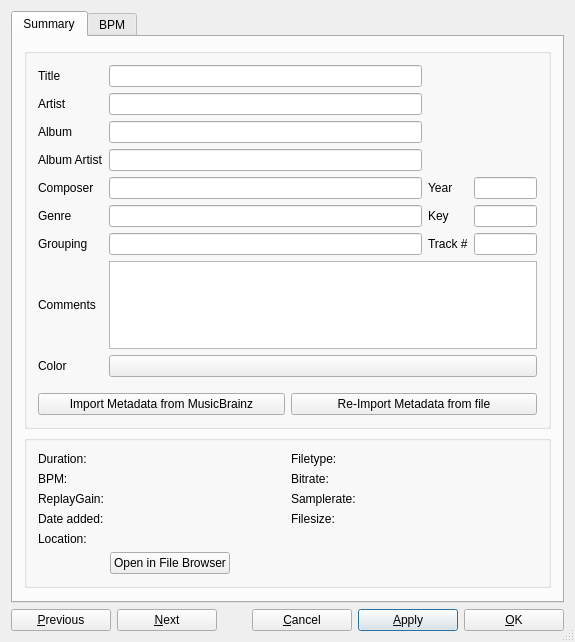
<?xml version="1.0" encoding="UTF-8"?>
<ui version="4.0">
 <class>DlgTrackInfo</class>
 <widget class="QDialog" name="DlgTrackInfo">
  <property name="geometry">
   <rect>
    <x>0</x>
    <y>0</y>
    <width>575</width>
    <height>642</height>
   </rect>
  </property>
  <property name="sizePolicy">
   <sizepolicy hsizetype="Preferred" vsizetype="Preferred">
    <horstretch>0</horstretch>
    <verstretch>0</verstretch>
   </sizepolicy>
  </property>
  <property name="windowTitle">
   <string>Track Editor</string>
  </property>
  <property name="toolTip">
   <string/>
  </property>
  <property name="sizeGripEnabled">
   <bool>true</bool>
  </property>
  <layout class="QVBoxLayout" name="verticalLayout_2">
   <item>
    <widget class="QTabWidget" name="tabWidget">
     <property name="sizePolicy">
      <sizepolicy hsizetype="Preferred" vsizetype="Preferred">
       <horstretch>0</horstretch>
       <verstretch>0</verstretch>
      </sizepolicy>
     </property>
     <property name="minimumSize">
      <size>
       <width>0</width>
       <height>0</height>
      </size>
     </property>
     <property name="currentIndex">
      <number>0</number>
     </property>
     <widget class="QWidget" name="tabSummary">
      <attribute name="title">
       <string>Summary</string>
      </attribute>
      <layout class="QVBoxLayout" name="summary_layout">
       <item>
        <widget class="QGroupBox" name="groupBox">
         <layout class="QGridLayout" name="tags_layout" columnstretch="0,10,0,2">

          <item row="0" column="0">
           <widget class="QLabel" name="lblTitle">
            <property name="sizePolicy">
             <sizepolicy hsizetype="Preferred" vsizetype="Preferred">
              <horstretch>0</horstretch>
              <verstretch>0</verstretch>
             </sizepolicy>
            </property>
            <property name="font">
             <font>
              <italic>false</italic>
             </font>
            </property>
            <property name="text">
             <string>Title</string>
            </property>
            <property name="alignment">
             <set>Qt::AlignLeading|Qt::AlignLeft|Qt::AlignVCenter</set>
            </property>
           </widget>
          </item>
          <item row="0" column="1">
           <widget class="QLineEdit" name="txtTitle">
            <property name="sizePolicy">
             <sizepolicy hsizetype="Expanding" vsizetype="Fixed">
              <horstretch>0</horstretch>
              <verstretch>0</verstretch>
             </sizepolicy>
            </property>
            <property name="minimumSize">
             <size>
              <width>0</width>
              <height>0</height>
             </size>
            </property>
           </widget>
          </item>

          <item row="0" column="2" rowspan="3" colspan="2">
           <widget class="QWidget" name="coverWidget" native="true">
            <property name="sizePolicy">
             <sizepolicy hsizetype="Preferred" vsizetype="Preferred">
              <horstretch>0</horstretch>
              <verstretch>0</verstretch>
             </sizepolicy>
            </property>
            <layout class="QHBoxLayout" name="coverLayout">
             <property name="spacing">
              <number>0</number>
             </property>
             <property name="sizeConstraint">
              <enum>QLayout::SetDefaultConstraint</enum>
             </property>
            </layout>
           </widget>
          </item>

          <item row="1" column="0">
           <widget class="QLabel" name="lblArtist">
            <property name="sizePolicy">
             <sizepolicy hsizetype="Preferred" vsizetype="Preferred">
              <horstretch>0</horstretch>
              <verstretch>0</verstretch>
             </sizepolicy>
            </property>
            <property name="text">
             <string>Artist</string>
            </property>
            <property name="alignment">
             <set>Qt::AlignLeading|Qt::AlignLeft|Qt::AlignVCenter</set>
            </property>
           </widget>
          </item>
          <item row="1" column="1">
           <widget class="QLineEdit" name="txtArtist">
            <property name="sizePolicy">
             <sizepolicy hsizetype="Expanding" vsizetype="Fixed">
              <horstretch>0</horstretch>
              <verstretch>0</verstretch>
             </sizepolicy>
            </property>
            <property name="minimumSize">
             <size>
              <width>0</width>
              <height>0</height>
             </size>
            </property>
           </widget>
          </item>

          <item row="2" column="0">
           <widget class="QLabel" name="lblAlbum">
            <property name="sizePolicy">
             <sizepolicy hsizetype="Preferred" vsizetype="Preferred">
              <horstretch>0</horstretch>
              <verstretch>0</verstretch>
             </sizepolicy>
            </property>
            <property name="text">
             <string>Album</string>
            </property>
            <property name="alignment">
             <set>Qt::AlignLeading|Qt::AlignLeft|Qt::AlignVCenter</set>
            </property>
           </widget>
          </item>
          <item row="2" column="1">
           <widget class="QLineEdit" name="txtAlbum">
            <property name="sizePolicy">
             <sizepolicy hsizetype="Expanding" vsizetype="Fixed">
              <horstretch>0</horstretch>
              <verstretch>0</verstretch>
             </sizepolicy>
            </property>
            <property name="minimumSize">
             <size>
              <width>0</width>
              <height>0</height>
             </size>
            </property>
           </widget>
          </item>

          <item row="3" column="0">
           <widget class="QLabel" name="lblAlbumArtist">
            <property name="sizePolicy">
             <sizepolicy hsizetype="Preferred" vsizetype="Preferred">
              <horstretch>0</horstretch>
              <verstretch>0</verstretch>
             </sizepolicy>
            </property>
            <property name="text">
             <string>Album Artist</string>
            </property>
            <property name="alignment">
             <set>Qt::AlignLeading|Qt::AlignLeft|Qt::AlignVCenter</set>
            </property>
           </widget>
          </item>
          <item row="3" column="1">
           <widget class="QLineEdit" name="txtAlbumArtist">
            <property name="sizePolicy">
             <sizepolicy hsizetype="Expanding" vsizetype="Fixed">
              <horstretch>0</horstretch>
              <verstretch>0</verstretch>
             </sizepolicy>
            </property>
            <property name="minimumSize">
             <size>
              <width>0</width>
              <height>0</height>
             </size>
            </property>
           </widget>
          </item>

          <item row="3" column="2" colspan="2">
           <widget class="QWidget" name="verticalWidgetStars" native="true">
            <property name="sizePolicy">
             <sizepolicy hsizetype="Preferred" vsizetype="Preferred">
              <horstretch>0</horstretch>
              <verstretch>0</verstretch>
             </sizepolicy>
            </property>
            <layout class="QHBoxLayout" name="starsLayout">
             <property name="spacing">
              <number>0</number>
             </property>
             <property name="sizeConstraint">
              <enum>QLayout::SetDefaultConstraint</enum>
             </property>
            </layout>
           </widget>
          </item>

          <item row="4" column="0">
           <widget class="QLabel" name="lblComposer">
            <property name="text">
             <string>Composer</string>
            </property>
            <property name="alignment">
             <set>Qt::AlignLeading|Qt::AlignLeft|Qt::AlignVCenter</set>
            </property>
           </widget>
          </item>
          <item row="4" column="1">
           <widget class="QLineEdit" name="txtComposer">
            <property name="sizePolicy">
             <sizepolicy hsizetype="Expanding" vsizetype="Fixed">
              <horstretch>0</horstretch>
              <verstretch>0</verstretch>
             </sizepolicy>
            </property>
            <property name="minimumSize">
             <size>
              <width>0</width>
              <height>0</height>
             </size>
            </property>
           </widget>
          </item>

          <item row="4" column="2">
           <widget class="QLabel" name="lblYear">
            <property name="text">
             <string>Year</string>
            </property>
            <property name="alignment">
             <set>Qt::AlignLeading|Qt::AlignLeft|Qt::AlignVCenter</set>
            </property>
           </widget>
          </item>
          <item row="4" column="3">
           <widget class="QLineEdit" name="txtYear">
            <property name="sizePolicy">
             <sizepolicy hsizetype="Expanding" vsizetype="Fixed">
              <horstretch>0</horstretch>
              <verstretch>0</verstretch>
             </sizepolicy>
            </property>
           </widget>
          </item>

          <item row="5" column="0">
           <widget class="QLabel" name="lblGenre">
            <property name="text">
             <string>Genre</string>
            </property>
            <property name="alignment">
             <set>Qt::AlignLeading|Qt::AlignLeft|Qt::AlignVCenter</set>
            </property>
           </widget>
          </item>
          <item row="5" column="1">
           <widget class="QLineEdit" name="txtGenre">
            <property name="sizePolicy">
             <sizepolicy hsizetype="Expanding" vsizetype="Fixed">
              <horstretch>0</horstretch>
              <verstretch>0</verstretch>
             </sizepolicy>
            </property>
            <property name="minimumSize">
             <size>
              <width>0</width>
              <height>0</height>
             </size>
            </property>
           </widget>
          </item>

          <item row="5" column="2">
           <widget class="QLabel" name="lblKey">
            <property name="text">
             <string>Key</string>
            </property>
            <property name="alignment">
             <set>Qt::AlignLeading|Qt::AlignLeft|Qt::AlignVCenter</set>
            </property>
           </widget>
          </item>
          <item row="5" column="3">
           <widget class="QLineEdit" name="txtKey">
            <property name="sizePolicy">
             <sizepolicy hsizetype="Expanding" vsizetype="Fixed">
              <horstretch>0</horstretch>
              <verstretch>0</verstretch>
             </sizepolicy>
            </property>
            <property name="minimumSize">
             <size>
              <width>0</width>
              <height>0</height>
             </size>
            </property>
           </widget>
          </item>

          <item row="6" column="0">
           <widget class="QLabel" name="lblGrouping">
            <property name="text">
             <string>Grouping</string>
            </property>
            <property name="alignment">
             <set>Qt::AlignLeading|Qt::AlignLeft|Qt::AlignVCenter</set>
            </property>
           </widget>
          </item>
          <item row="6" column="1">
           <widget class="QLineEdit" name="txtGrouping">
            <property name="sizePolicy">
             <sizepolicy hsizetype="Expanding" vsizetype="Fixed">
              <horstretch>0</horstretch>
              <verstretch>0</verstretch>
             </sizepolicy>
            </property>
            <property name="minimumSize">
             <size>
              <width>0</width>
              <height>0</height>
             </size>
            </property>
           </widget>
          </item>

          <item row="6" column="2">
           <widget class="QLabel" name="lblTrackNumber">
            <property name="text">
             <string>Track #</string>
            </property>
            <property name="alignment">
             <set>Qt::AlignLeading|Qt::AlignLeft|Qt::AlignVCenter</set>
            </property>
           </widget>
          </item>
          <item row="6" column="3">
           <widget class="QLineEdit" name="txtTrackNumber">
            <property name="sizePolicy">
             <sizepolicy hsizetype="Expanding" vsizetype="Fixed">
              <horstretch>0</horstretch>
              <verstretch>0</verstretch>
             </sizepolicy>
            </property>
            <property name="minimumSize">
             <size>
              <width>0</width>
              <height>0</height>
             </size>
            </property>
           </widget>
          </item>

          <item row="7" column="0">
           <widget class="QLabel" name="lblTrackComment">
            <property name="text">
             <string>Comments</string>
            </property>
            <property name="alignment">
             <set>Qt::AlignLeading|Qt::AlignLeft|Qt::AlignVCenter</set>
            </property>
           </widget>
          </item>
          <item row="7" column="1" colspan="3">
           <widget class="QPlainTextEdit" name="txtComment">
            <property name="tabChangesFocus">
             <bool>true</bool>
            </property>
           </widget>
          </item>

          <item row="8" column="0">
           <widget class="QLabel" name="lblTrackColor">
            <property name="text">
             <string>Color</string>
            </property>
            <property name="alignment">
             <set>Qt::AlignLeading|Qt::AlignLeft|Qt::AlignVCenter</set>
            </property>
           </widget>
          </item>
          <item row="8" column="1" colspan="3">
           <widget class="QPushButton" name="btnColorPicker">
            <property name="sizePolicy">
             <sizepolicy hsizetype="MinimumExpanding" vsizetype="MinimumExpanding">
              <horstretch>0</horstretch>
              <verstretch>0</verstretch>
             </sizepolicy>
            </property>
           </widget>
          </item>
          <item row="9" column="0">
           <spacer name="horizontalSpacer_5">
            <property name="orientation">
             <enum>Qt::Horizontal</enum>
            </property>
            <property name="sizeHint" stdset="0">
             <size>
              <width>40</width>
              <height>10</height>
             </size>
            </property>
           </spacer>
          </item>
          <item row="10" column="0" colspan="4">
           <layout class="QHBoxLayout" name="meatdata_buttons_layout">
            <item>
             <widget class="QPushButton" name="btnImportMetadataFromMusicBrainz">
              <property name="text">
               <string>Import Metadata from MusicBrainz</string>
              </property>
             </widget>
            </item>
            <item>
             <widget class="QPushButton" name="btnImportMetadataFromFile">
              <property name="text">
               <string>Re-Import Metadata from file</string>
              </property>
             </widget>
            </item>
           </layout>
          </item>

         </layout>
        </widget>
       </item>

       <item>
        <widget class="QGroupBox" name="properties_groupBox">
         <property name="sizePolicy">
          <sizepolicy hsizetype="Preferred" vsizetype="Minimum">
           <horstretch>0</horstretch>
           <verstretch>0</verstretch>
          </sizepolicy>
         </property>
         <layout class="QGridLayout" name="properties_layout" rowstretch="0,0,0,0,0,0" columnstretch="0,1,0,1">

          <item row="0" column="0">
           <widget class="QLabel" name="lblDuration">
            <property name="text">
             <string>Duration:</string>
            </property>
           </widget>
          </item>
          <item row="0" column="1">
           <widget class="QLabel" name="txtDuration">
            <property name="font">
             <font>
              <weight>75</weight>
              <bold>true</bold>
             </font>
            </property>
            <property name="text">
             <string/>
            </property>
            <property name="textInteractionFlags">
             <set>Qt::LinksAccessibleByMouse|Qt::TextSelectableByKeyboard|Qt::TextSelectableByMouse</set>
            </property>
           </widget>
          </item>

          <item row="0" column="2">
           <widget class="QLabel" name="lblType">
            <property name="text">
             <string>Filetype:</string>
            </property>
           </widget>
          </item>
          <item row="0" column="3">
           <widget class="QLabel" name="txtType">
            <property name="font">
             <font>
              <weight>75</weight>
              <bold>true</bold>
             </font>
            </property>
            <property name="text">
             <string/>
            </property>
            <property name="textInteractionFlags">
             <set>Qt::LinksAccessibleByMouse|Qt::TextSelectableByKeyboard|Qt::TextSelectableByMouse</set>
            </property>
           </widget>
          </item>

          <item row="1" column="0">
           <widget class="QLabel" name="lblBpm">
            <property name="text">
             <string>BPM:</string>
            </property>
           </widget>
          </item>
          <item row="1" column="1">
           <widget class="QLabel" name="txtBpm">
            <property name="font">
             <font>
              <weight>75</weight>
              <bold>true</bold>
             </font>
            </property>
            <property name="text">
             <string/>
            </property>
            <property name="textInteractionFlags">
             <set>Qt::LinksAccessibleByMouse|Qt::TextSelectableByKeyboard|Qt::TextSelectableByMouse</set>
            </property>
           </widget>
          </item>

          <item row="1" column="2">
           <widget class="QLabel" name="lblBitrate">
            <property name="text">
             <string>Bitrate:</string>
            </property>
           </widget>
          </item>
          <item row="1" column="3">
           <widget class="QLabel" name="txtBitrate">
            <property name="font">
             <font>
              <weight>75</weight>
              <bold>true</bold>
             </font>
            </property>
            <property name="text">
             <string/>
            </property>
            <property name="textInteractionFlags">
             <set>Qt::LinksAccessibleByMouse|Qt::TextSelectableByKeyboard|Qt::TextSelectableByMouse</set>
            </property>
           </widget>
          </item>

          <item row="2" column="0">
           <widget class="QLabel" name="lblReplayGain">
            <property name="text">
             <string>ReplayGain:</string>
            </property>
           </widget>
          </item>
          <item row="2" column="1">
           <widget class="QLabel" name="txtReplayGain">
            <property name="font">
             <font>
              <weight>75</weight>
              <bold>true</bold>
             </font>
            </property>
            <property name="text">
             <string/>
            </property>
            <property name="textInteractionFlags">
             <set>Qt::LinksAccessibleByMouse|Qt::TextSelectableByKeyboard|Qt::TextSelectableByMouse</set>
            </property>
           </widget>
          </item>

          <item row="2" column="2">
           <widget class="QLabel" name="lblSamplerate">
            <property name="text">
             <string>Samplerate:</string>
            </property>
           </widget>
          </item>
          <item row="2" column="3">
           <widget class="QLabel" name="txtSamplerate">
            <property name="font">
             <font>
              <weight>75</weight>
              <bold>true</bold>
             </font>
            </property>
            <property name="text">
             <string/>
            </property>
           </widget>
          </item>

          <item row="3" column="0">
           <widget class="QLabel" name="lblDateAdded">
            <property name="text">
             <string>Date added:</string>
            </property>
           </widget>
          </item>
          <item row="3" column="1">
           <widget class="QLabel" name="txtDateAdded">
            <property name="font">
             <font>
              <weight>75</weight>
              <bold>true</bold>
             </font>
            </property>
            <property name="text">
             <string/>
            </property>
            <property name="textInteractionFlags">
             <set>Qt::LinksAccessibleByMouse|Qt::TextSelectableByKeyboard|Qt::TextSelectableByMouse</set>
            </property>
           </widget>
          </item>

          <item row="3" column="2">
           <widget class="QLabel" name="lblFileSize">
            <property name="text">
             <string>Filesize:</string>
            </property>
           </widget>
          </item>
          <item row="3" column="3">
           <widget class="QLabel" name="txtFileSize">
            <property name="font">
             <font>
              <weight>75</weight>
              <bold>true</bold>
             </font>
            </property>
            <property name="text">
             <string/>
            </property>
            <property name="textInteractionFlags">
             <set>Qt::LinksAccessibleByMouse|Qt::TextSelectableByKeyboard|Qt::TextSelectableByMouse</set>
            </property>
           </widget>
          </item>

          <item row="4" column="0">
           <widget class="QLabel" name="lblLocation">
            <property name="text">
             <string>Location:</string>
            </property>
            <property name="alignment">
             <set>Qt::AlignLeading|Qt::AlignLeft|Qt::AlignTop</set>
            </property>
           </widget>
          </item>
          <item row="4" column="1" colspan="3">
           <widget class="QLabel" name="txtLocation">
            <property name="text">
             <string/>
            </property>
            <property name="wordWrap">
             <bool>true</bool>
            </property>
            <property name="textInteractionFlags">
             <set>Qt::LinksAccessibleByMouse|Qt::TextSelectableByKeyboard|Qt::TextSelectableByMouse</set>
            </property>
           </widget>
          </item>

          <item row="5" column="1" colspan="3">
           <layout class="QHBoxLayout" name="openFileBrowser_layout">
            <item>
             <widget class="QPushButton" name="btnOpenFileBrowser">
              <property name="text">
               <string>Open in File Browser</string>
              </property>
             </widget>
            </item>
            <item>
             <spacer name="horizontalSpacer_6">
              <property name="orientation">
               <enum>Qt::Horizontal</enum>
              </property>
              <property name="sizeHint" stdset="0">
               <size>
                <width>40</width>
                <height>10</height>
               </size>
              </property>
             </spacer>
            </item>
           </layout>
          </item>

         </layout>
        </widget>
       </item>
       <item>
        <spacer name="verticalSpacer_2">
         <property name="orientation">
          <enum>Qt::Vertical</enum>
         </property>
         <property name="sizeType">
          <enum>QSizePolicy::MinimumExpanding</enum>
         </property>
         <property name="sizeHint" stdset="0">
          <size>
           <width>20</width>
           <height>2</height>
          </size>
         </property>
        </spacer>
       </item>
      </layout>
     </widget>

     <widget class="QWidget" name="tabBPM">
      <attribute name="title">
       <string>BPM</string>
      </attribute>
      <layout class="QVBoxLayout" name="verticalLayout_4">
       <item>
        <layout class="QHBoxLayout" name="horizontalLayout_4">
         <item>
          <layout class="QGridLayout" name="gridLayout">
           <item row="0" column="0">
            <widget class="QLabel" name="labelBpm">
             <property name="text">
              <string>Track BPM: </string>
             </property>
            </widget>
           </item>
           <item row="0" column="1">
            <widget class="QDoubleSpinBox" name="spinBpm">
             <property name="toolTip">
              <string>Displays the BPM of the selected track.</string>
             </property>
             <property name="decimals">
              <number>8</number>
             </property>
             <property name="maximum">
              <double>500.000000000000000</double>
             </property>
             <property name="singleStep">
              <double>1.000000000000000</double>
             </property>
            </widget>
           </item>
           <item row="1" column="0" colspan="2">
            <widget class="QCheckBox" name="bpmConst">
             <property name="toolTip">
              <string>Converts beats detected by the analyzer into a fixed-tempo beatgrid.
Use this setting if your tracks have a constant tempo (e.g. most electronic music).
Often results in higher quality beatgrids, but will not do well on tracks that have tempo shifts.</string>
             </property>
             <property name="layoutDirection">
              <enum>Qt::RightToLeft</enum>
             </property>
             <property name="text">
              <string>Assume constant tempo</string>
             </property>
            </widget>
           </item>
           <item row="2" column="0">
            <widget class="QPushButton" name="bpmHalve">
             <property name="minimumSize">
              <size>
               <width>125</width>
               <height>0</height>
              </size>
             </property>
             <property name="toolTip">
              <string>Sets the BPM to 50% of the current value.</string>
             </property>
             <property name="text">
              <string>Halve BPM</string>
             </property>
            </widget>
           </item>
           <item row="2" column="1">
            <widget class="QPushButton" name="bpmTwoThirds">
             <property name="minimumSize">
              <size>
               <width>125</width>
               <height>0</height>
              </size>
             </property>
             <property name="toolTip">
              <string>Sets the BPM to 66% of the current value.</string>
             </property>
             <property name="text">
              <string>2/3 BPM</string>
             </property>
            </widget>
           </item>
           <item row="3" column="0">
            <widget class="QPushButton" name="bpmThreeFourths">
             <property name="minimumSize">
              <size>
               <width>125</width>
               <height>0</height>
              </size>
             </property>
             <property name="toolTip">
              <string>Sets the BPM to 75% of the current value.</string>
             </property>
             <property name="text">
              <string>3/4 BPM</string>
             </property>
            </widget>
           </item>
           <item row="3" column="1">
            <widget class="QPushButton" name="bpmFiveFourths">
             <property name="minimumSize">
              <size>
               <width>125</width>
               <height>0</height>
              </size>
             </property>
             <property name="toolTip">
              <string>Sets the BPM to 125% of the current value.</string>
             </property>
             <property name="text">
              <string>5/4 BPM</string>
             </property>
            </widget>
           </item>
           <item row="4" column="0">
            <widget class="QPushButton" name="bpmFourThirds">
             <property name="minimumSize">
              <size>
               <width>125</width>
               <height>0</height>
              </size>
             </property>
             <property name="toolTip">
              <string>Sets the BPM to 133% of the current value.</string>
             </property>
             <property name="text">
              <string>4/3 BPM</string>
             </property>
            </widget>
           </item>
           <item row="4" column="1">
            <widget class="QPushButton" name="bpmThreeHalves">
             <property name="minimumSize">
              <size>
               <width>125</width>
               <height>0</height>
              </size>
             </property>
             <property name="toolTip">
              <string>Sets the BPM to 150% of the current value.</string>
             </property>
             <property name="text">
              <string>3/2 BPM</string>
             </property>
            </widget>
           </item>
           <item row="5" column="0">
            <widget class="QPushButton" name="bpmDouble">
             <property name="minimumSize">
              <size>
               <width>125</width>
               <height>0</height>
              </size>
             </property>
             <property name="toolTip">
              <string>Sets the BPM to 200% of the current value.</string>
             </property>
             <property name="text">
              <string>Double BPM</string>
             </property>
            </widget>
           </item>
           <item row="2" column="2" rowspan="3">
            <widget class="QPushButton" name="bpmTap">
             <property name="minimumSize">
              <size>
               <width>121</width>
               <height>91</height>
              </size>
             </property>
             <property name="maximumSize">
              <size>
               <width>123</width>
               <height>128</height>
              </size>
             </property>
             <property name="toolTip">
              <string>Tap with the beat to set the BPM to the speed you are tapping.</string>
             </property>
             <property name="text">
              <string>Tap to Beat</string>
             </property>
            </widget>
           </item>
          </layout>
         </item>
        </layout>
       </item>
       <item>
        <widget class="Line" name="line">
         <property name="orientation">
          <enum>Qt::Horizontal</enum>
         </property>
        </widget>
       </item>
       <item>
        <widget class="QPushButton" name="bpmClear">
         <property name="text">
          <string>Clear BPM and Beatgrid</string>
         </property>
        </widget>
       </item>
       <item>
        <widget class="QLabel" name="label">
         <property name="text">
          <string>Hint: Use the Library Analyze view to run BPM detection.</string>
         </property>
        </widget>
       </item>
       <item>
        <spacer name="verticalSpacer">
         <property name="orientation">
          <enum>Qt::Vertical</enum>
         </property>
         <property name="sizeHint" stdset="0">
          <size>
           <width>0</width>
           <height>200</height>
          </size>
         </property>
        </spacer>
       </item>
      </layout>
     </widget>
    </widget>
   </item>
   <item>
    <layout class="QHBoxLayout" name="buttonLayout">
     <item>
      <widget class="QPushButton" name="btnPrev">
       <property name="minimumSize">
        <size>
         <width>100</width>
         <height>0</height>
        </size>
       </property>
       <property name="maximumSize">
        <size>
         <width>95</width>
         <height>16777215</height>
        </size>
       </property>
       <property name="toolTip">
        <string extracomment="&quot;Previous&quot; button">Move to the previous item.</string>
       </property>
       <property name="text">
        <string>&amp;Previous</string>
       </property>
      </widget>
     </item>
     <item>
      <widget class="QPushButton" name="btnNext">
       <property name="minimumSize">
        <size>
         <width>100</width>
         <height>0</height>
        </size>
       </property>
       <property name="toolTip">
        <string extracomment="&quot;Next&quot; button">Move to the next item.</string>
       </property>
       <property name="text">
        <string>&amp;Next</string>
       </property>
      </widget>
     </item>
     <item>
      <spacer name="horizontalSpacer">
       <property name="orientation">
        <enum>Qt::Horizontal</enum>
       </property>
       <property name="sizeHint" stdset="0">
        <size>
         <width>40</width>
         <height>20</height>
        </size>
       </property>
      </spacer>
     </item>
     <item>
      <widget class="QPushButton" name="btnCancel">
       <property name="minimumSize">
        <size>
         <width>100</width>
         <height>0</height>
        </size>
       </property>
       <property name="toolTip">
        <string extracomment="&quot;Cancel&quot; button">Discard changes and close the window.</string>
       </property>
       <property name="text">
        <string>&amp;Cancel</string>
       </property>
       <property name="default">
        <bool>false</bool>
       </property>
      </widget>
     </item>
     <item>
      <widget class="QPushButton" name="btnApply">
       <property name="minimumSize">
        <size>
         <width>100</width>
         <height>0</height>
        </size>
       </property>
       <property name="toolTip">
        <string extracomment="&quot;Apply&quot; button">Save changes and keep the window open.</string>
       </property>
       <property name="text">
        <string>&amp;Apply</string>
       </property>
       <property name="default">
        <bool>true</bool>
       </property>
      </widget>
     </item>
     <item>
      <widget class="QPushButton" name="btnOK">
       <property name="minimumSize">
        <size>
         <width>100</width>
         <height>0</height>
        </size>
       </property>
       <property name="toolTip">
        <string extracomment="&quot;OK&quot; button">Save changes and close the window.</string>
       </property>
       <property name="text">
        <string>&amp;OK</string>
       </property>
       <property name="default">
        <bool>false</bool>
       </property>
      </widget>
     </item>
    </layout>
   </item>
  </layout>
 </widget>
 <layoutdefault spacing="6" margin="11"/>
 <tabstops>
  <tabstop>tabWidget</tabstop>
  <tabstop>txtTitle</tabstop>
  <tabstop>txtArtist</tabstop>
  <tabstop>txtAlbum</tabstop>
  <tabstop>txtAlbumArtist</tabstop>
  <tabstop>txtComposer</tabstop>
  <tabstop>txtGenre</tabstop>
  <tabstop>txtGrouping</tabstop>
  <tabstop>txtComment</tabstop>
  <tabstop>txtYear</tabstop>
  <tabstop>txtKey</tabstop>
  <tabstop>txtTrackNumber</tabstop>
  <tabstop>btnColorPicker</tabstop>
  <tabstop>btnImportMetadataFromMusicBrainz</tabstop>
  <tabstop>btnImportMetadataFromFile</tabstop>
  <tabstop>btnOpenFileBrowser</tabstop>
  <tabstop>spinBpm</tabstop>
  <tabstop>bpmConst</tabstop>
  <tabstop>bpmTap</tabstop>
  <tabstop>bpmHalve</tabstop>
  <tabstop>bpmTwoThirds</tabstop>
  <tabstop>bpmThreeFourths</tabstop>
  <tabstop>bpmFiveFourths</tabstop>
  <tabstop>bpmThreeHalves</tabstop>
  <tabstop>bpmFourThirds</tabstop>
  <tabstop>bpmDouble</tabstop>
  <tabstop>bpmClear</tabstop>
  <tabstop>btnPrev</tabstop>
  <tabstop>btnNext</tabstop>
  <tabstop>btnCancel</tabstop>
  <tabstop>btnApply</tabstop>
  <tabstop>btnOK</tabstop>
 </tabstops>
 <resources/>
 <connections/>
</ui>
